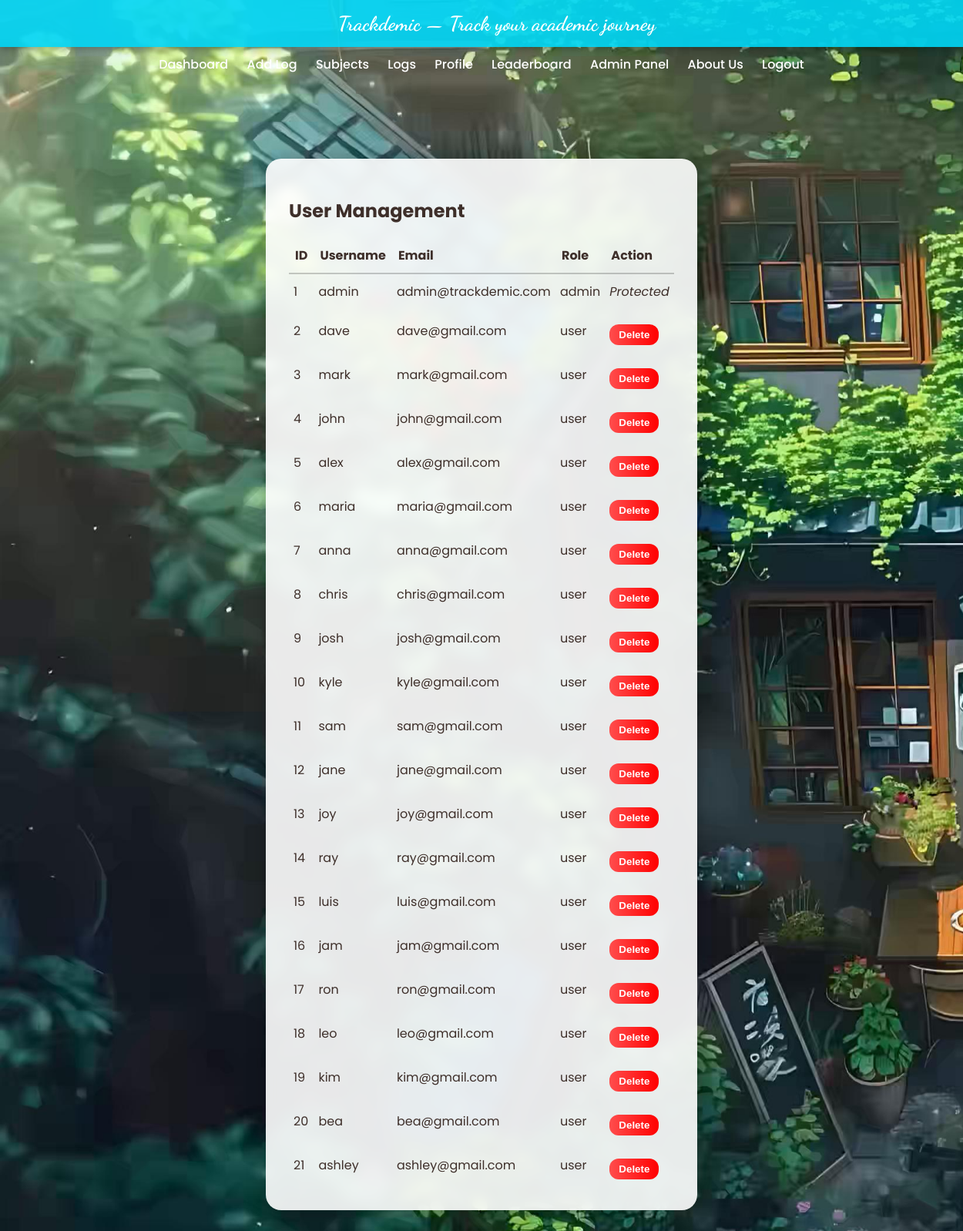
The app's page /admin/users (signed in) with its own data.
### models.py (models this page shows, shortened)
class User(db.Model, UserMixin):
    __tablename__ = 'user'
    id = db.Column(db.Integer, primary_key=True)
    username = db.Column(db.String(50), unique=True, nullable=False)
    email = db.Column(db.String(120), unique=True, nullable=False)
    password = db.Column(db.String(200), nullable=False)
    role = db.Column(db.String(20), default="user")
    avatar = db.Column(db.String(100), default="avatar1.jpg")
    saved_xp = db.Column(db.Integer, default=0)
    saved_level = db.Column(db.Integer, default=1)
    saved_streak = db.Column(db.Integer, default=0)
    study_logs = db.relationship('StudyLog', backref='user', lazy=True)

### app.py (the view)
@app.route("/admin/users")
@login_required
@admin_required
def admin_users():
    if current_user.role != "admin":
        abort(403)
    users = User.query.order_by(User.id).all()
    return render_template("admin/users.html", users=users)

### app.py (called while the page is built)
@login_manager.user_loader
def load_user(user_id):
    return User.query.get(int(user_id))

@app.before_request
def make_session_permanent():
    session.permanent = True

def admin_required(f):
    @wraps(f)
    def wrapper(*args, **kwargs):
        if not current_user.is_authenticated or current_user.role != "admin":
            abort(403)
        return f(*args, **kwargs)
    return wrapper

### templates/admin/users.html
{% extends "base.html" %}
{% block content %}
<div class="container">
    <h2>User Management</h2>
    <table width="100%" cellspacing="0" cellpadding="8">
        <tr style="text-align:left;">
            <th>ID</th>
            <th>Username</th>
            <th>Email</th>
            <th>Role</th>
            <th>Action</th>
        </tr>
        {% for user in users %}
        <tr>
            <td>{{ user.id }}</td>
            <td>{{ user.username }}</td>
            <td>{{ user.email }}</td>
            <td>{{ user.role }}</td>
            <td>
                {% if user.role != 'admin' %}
                <form method="POST"
                    action="{{ url_for('admin_delete_user', user_id=user.id) }}"
                    onsubmit="return confirm('Delete this user permanently?');"
                    style="margin:0;">
                    <button type="submit" class="btn danger-btn">
                        Delete
                    </button>
                </form>
                {% else %}
                    <em>Protected</em>
                {% endif %}
            </td>
        </tr>
        {% endfor %}
    </table>
</div>
{% endblock %}

### records on screen
User: id "1", username "admin", email "admin@trackdemic.com", role "admin", shows "Protected"
User: id "2", username "dave", email "dave@gmail.com", role "user"
User: id "3", username "mark", email "mark@gmail.com", role "user"
User: id "4", username "john", email "john@gmail.com", role "user"
User: id "5", username "alex", email "alex@gmail.com", role "user"
User: id "6", username "maria", email "maria@gmail.com", role "user"
User: id "7", username "anna", email "anna@gmail.com", role "user"
User: id "8", username "chris", email "chris@gmail.com", role "user"
User: id "9", username "josh", email "josh@gmail.com", role "user"
User: id "10", username "kyle", email "kyle@gmail.com", role "user"
User: id "11", username "sam", email "sam@gmail.com", role "user"
User: id "12", username "jane", email "jane@gmail.com", role "user"
User: id "13", username "joy", email "joy@gmail.com", role "user"
User: id "14", username "ray", email "ray@gmail.com", role "user"
User: id "15", username "luis", email "luis@gmail.com", role "user"
User: id "16", username "jam", email "jam@gmail.com", role "user"
User: id "17", username "ron", email "ron@gmail.com", role "user"
User: id "18", username "leo", email "leo@gmail.com", role "user"
User: id "19", username "kim", email "kim@gmail.com", role "user"
User: id "20", username "bea", email "bea@gmail.com", role "user"
User: id "21", username "ashley", email "ashley@gmail.com", role "user"
